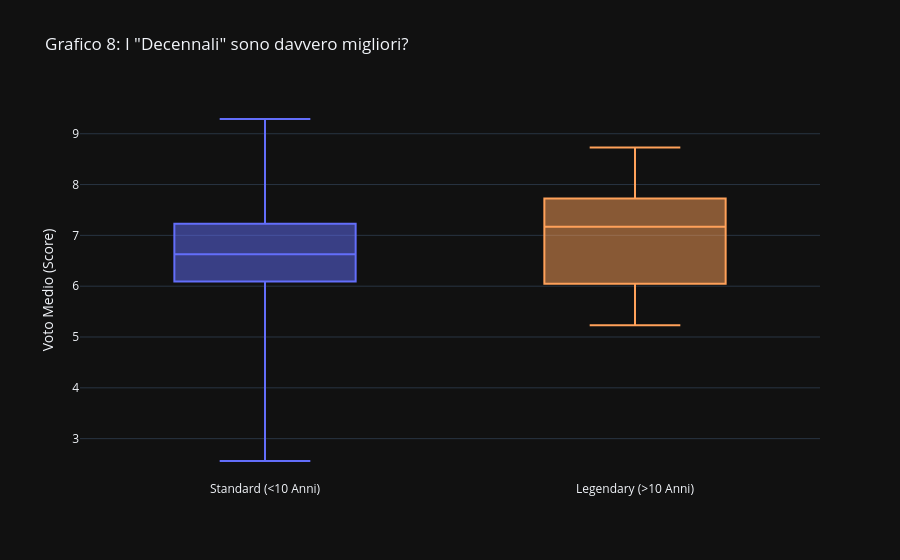

Notebook code for this chart:
### Markdown cell above
## Capitolo 3: Il "Club dei Decennali": Qualità o Inerzia? 🏺

Esiste una soglia psicologica e produttiva fondamentale: i **10 anni**.
Superare un decennio di messa in onda significa aver accompagnato una generazione dall'infanzia all'età adulta. Ma cosa succede alla qualità in questo lasso di tempo?

C'è il sospetto che alcuni anime sopravvivano per pura "inerzia cult": nessuno ha il coraggio di cancellarli, e i fan continuano a guardarli per abitudine ("Sindrome di Stoccolma"), anche se la qualità narrativa è crollata.

In questa sezione isoliamo solo i **Titani (>10 anni di attività)**, sia terminati che ancora in corso, e li mettiamo sotto la lente d'ingrandimento.
1.  **Il confronto crudele:** Un anime decennale ha davvero voti migliori della media o è solo nostalgia?
2.  **La mappa degli Immortali:** Chi sono questi sopravvissuti e dove si posizionano tra capolavori e opere dimenticabili?
3.  **La Top List:** Vediamo in faccia i nomi dei più longevi e giudichiamo il loro punteggio.

### Code cell
# Grafico 8

df_clean_duration['category'] = df_clean_duration['duration_years'].apply(lambda x: 'Legendary (>10 Anni)' if x >= 10 else 'Standard (<10 Anni)')

fig_compare = px.box(df_clean_duration, 
                     x='category', 
                     y='score', 
                     color='category',
                     title='Grafico 8: I "Decennali" sono davvero migliori?',
                     labels={'category': 'Categoria', 'score': 'Voto Medio (Score)'},
                     color_discrete_map={'Legendary (>10 Anni)': '#FFA15A', 'Standard (<10 Anni)': '#636EFA'},
                     template='plotly_dark',
                     points=False)

fig_compare.update_layout(showlegend=False, xaxis_title="")
fig_compare.show()

### Figure 1 — Plotly figure (JSON) as saved in the notebook; plotly's stock layout.template omitted (floating-point values rounded to 4 significant figures; data arrays with more than 128 entries replaced by an {"elided": "..."} marker saying what was removed)
{"data": [{"alignmentgroup": "True", "boxpoints": false, "hovertemplate": "Categoria=%{x}<br>Voto Medio (Score)=%{y}<extra></extra>", "legendgroup": "Standard (<10 Anni)", "marker": {"color": "#636EFA"}, "name": "Standard (<10 Anni)", "notched": false, "offsetgroup": "Standard (<10 Anni)", "orientation": "v", "showlegend": true, "type": "box", "x": {"elided": "10031 str values"}, "x0": " ", "xaxis": "x", "y": {"elided": "10031 float values"}, "y0": " ", "yaxis": "y"}, {"alignmentgroup": "True", "boxpoints": false, "hovertemplate": "Categoria=%{x}<br>Voto Medio (Score)=%{y}<extra></extra>", "legendgroup": "Legendary (>10 Anni)", "marker": {"color": "#FFA15A"}, "name": "Legendary (>10 Anni)", "notched": false, "offsetgroup": "Legendary (>10 Anni)", "orientation": "v", "showlegend": true, "type": "box", "x": ["Legendary (>10 Anni)", "Legendary (>10 Anni)", "Legendary (>10 Anni)", "Legendary (>10 Anni)", "Legendary (>10 Anni)", "Legendary (>10 Anni)", "Legendary (>10 Anni)", "Legendary (>10 Anni)", "Legendary (>10 Anni)", "Legendary (>10 Anni)", "Legendary (>10 Anni)", "Legendary (>10 Anni)", "Legendary (>10 Anni)", "Legendary (>10 Anni)", "Legendary (>10 Anni)", "Legendary (>10 Anni)", "Legendary (>10 Anni)", "Legendary (>10 Anni)", "Legendary (>10 Anni)", "Legendary (>10 Anni)", "Legendary (>10 Anni)", "Legendary (>10 Anni)", "Legendary (>10 Anni)", "Legendary (>10 Anni)", "Legendary (>10 Anni)", "Legendary (>10 Anni)", "Legendary (>10 Anni)", "Legendary (>10 Anni)", "Legendary (>10 Anni)", "Legendary (>10 Anni)", "Legendary (>10 Anni)", "Legendary (>10 Anni)", "Legendary (>10 Anni)", "Legendary (>10 Anni)", "Legendary (>10 Anni)", "Legendary (>10 Anni)", "Legendary (>10 Anni)", "Legendary (>10 Anni)", "Legendary (>10 Anni)", "Legendary (>10 Anni)", "Legendary (>10 Anni)", "Legendary (>10 Anni)", "Legendary (>10 Anni)", "Legendary (>10 Anni)", "Legendary (>10 Anni)", "Legendary (>10 Anni)", "Legendary (>10 Anni)", "Legendary (>10 Anni)", "Legendary (>10 Anni)", "Legendary (>10 Anni)", "Legendary (>10 Anni)", "Legendary (>10 Anni)", "Legendary (>10 Anni)", "Legendary (>10 Anni)", "Legendary (>10 Anni)"], "x0": " ", "xaxis": "x", "y": [7.72, 7.36, 7.81, 5.95, 7.88, 7.73, 6.79, NaN, 7.58, NaN, 7.34, NaN, NaN, NaN, NaN, NaN, 5.23, NaN, NaN, NaN, 5.82, 6.15, 8.18, NaN, NaN, NaN, 8.28, 7.08, NaN, 6.37, 8.73, NaN, 5.45, NaN, NaN, NaN, NaN, NaN, 6.15, NaN, NaN, 5.93, NaN, NaN, 7.61, NaN, NaN, NaN, 6.39, NaN, NaN, 7.26, 5.35, NaN, NaN], "y0": " ", "yaxis": "y"}], "layout": {"boxmode": "overlay", "legend": {"title": {"text": "Categoria"}, "tracegroupgap": 0}, "showlegend": false, "title": {"text": "Grafico 8: I \"Decennali\" sono davvero migliori?"}, "xaxis": {"anchor": "y", "categoryarray": ["Standard (<10 Anni)", "Legendary (>10 Anni)"], "categoryorder": "array", "domain": [0, 1], "title": {"text": ""}}, "yaxis": {"anchor": "x", "domain": [0, 1], "title": {"text": "Voto Medio (Score)"}}}}
